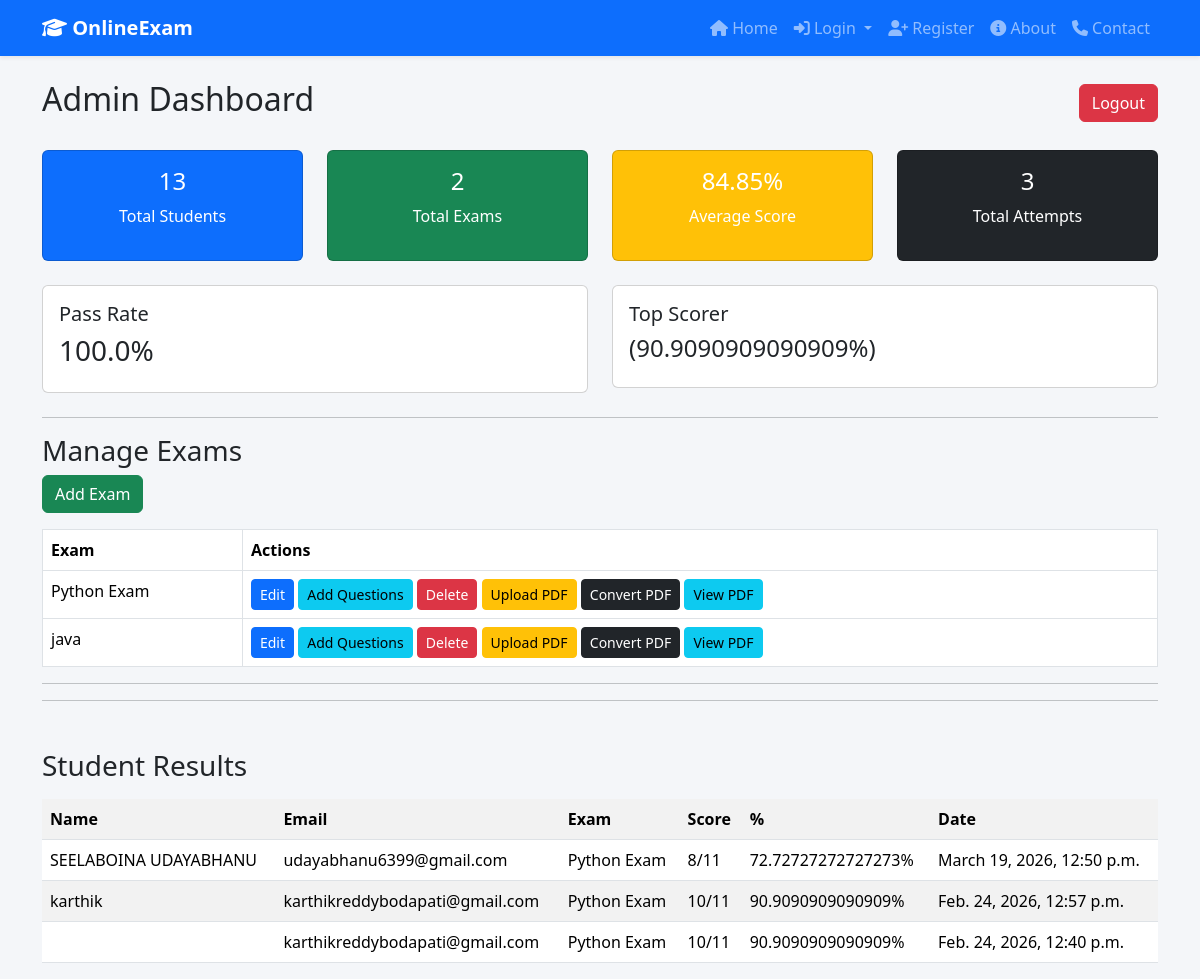
Page /admin_panel/ on the committed database.
### myapp/models.py (models this page shows, shortened)
class Exam(models.Model):
    title = models.CharField(max_length=200)
    description = models.TextField()
    pdf_file = models.FileField(upload_to='exam_pdfs/', null=True, blank=True)

class Result(models.Model):
    username = models.CharField(max_length=100)
    email = models.EmailField()
    exam = models.ForeignKey(Exam, on_delete=models.CASCADE)
    score = models.IntegerField()
    total = models.IntegerField()
    percentage = models.FloatField()
    certificate_id = models.CharField(max_length=50, unique=True, null=True)
    submitted_at = models.DateTimeField(auto_now_add=True)

### myapp/views.py (the view)
# urls.py: path('admin_panel/', views.admin_panel_view, name='admin_panel'),
def admin_panel_view(request):
    total_students = User.objects.count()
    total_exams = Exam.objects.count()
    total_attempts = Result.objects.count()
    avg_score = Result.objects.aggregate(avg=Avg("percentage"))["avg"]
    if avg_score is None:
        avg_score = 0
    passed = Result.objects.filter(percentage__gte=40).count()
    pass_rate = 0
    if total_attempts > 0:
        pass_rate = round((passed / total_attempts) * 100, 2)
    top_result = Result.objects.order_by("-percentage").first()
    top_scorer = None
    if top_result:
        top_scorer = f"{top_result.username} ({top_result.percentage}%)"
    results = Result.objects.select_related("exam").order_by("-submitted_at")
    exams = Exam.objects.all()
    context = {
        "total_students": total_students,
        "total_exams": total_exams,
        "total_attempts": total_attempts,
        "avg_score": round(avg_score, 2),
        "pass_rate": pass_rate,
        "top_scorer": top_scorer,
        "exams": exams,
        "results": results,
    }
    results = Result.objects.select_related("exam").order_by("-submitted_at")
    return render(request, "myapp/admin_panel.html", context)

### templates/myapp/admin_panel.html (shortened to what this page needs)
<!DOCTYPE html>
{% extends 'myapp/base.html' %}
{% block content_block %}
<div class="d-flex justify-content-between align-items-center mb-4">
    <h2>Admin Dashboard</h2>
    <a href="{% url 'admin_logout' %}" class="btn btn-danger">Logout</a>
</div>
<div class="row text-center mb-4">
<div class="col-md-3">
<div class="card bg-primary text-white">
<div class="card-body">
<h4>{{ total_students }}</h4>
<p>Total Students</p>
</div>
</div>
</div>
<div class="col-md-3">
<div class="card bg-success text-white">
<div class="card-body">
<h4>{{ total_exams }}</h4>
<p>Total Exams</p>
</div>
</div>
</div>
<div class="col-md-3">
<div class="card bg-warning text-white">
<div class="card-body">
<h4>{{ avg_score }}%</h4>
<p>Average Score</p>
</div>
</div>
</div>
<div class="col-md-3">
<div class="card bg-dark text-white">
<div class="card-body">
<h4>{{ total_attempts }}</h4>
<p>Total Attempts</p>
</div>
</div>
</div>
</div>
<div class="row mb-4">
<div class="col-md-6">
<div class="card">
<div class="card-body">
<h5>Pass Rate</h5>
<h3>{{ pass_rate }}%</h3>
</div>
</div>
</div>
<div class="col-md-6">
<div class="card">
<div class="card-body">
<h5>Top Scorer</h5>
<h4>
{% if top_scorer %}
{{ top_scorer }}
{% else %}
No attempts yet
{% endif %}
</h4>
</div>
</div>
</div>
</div>
<hr>
<h3>Manage Exams</h3>
<a href="{% url 'add_exam' %}" class="btn btn-success mb-3">Add Exam</a>
<table class="table table-bordered">
<tr>
<th>Exam</th>
<th>Actions</th>
</tr>
{% for exam in exams %}
<tr>
<td>{{ exam.title }}</td>
<td>
    <a href="{% url 'update_exam' exam.id %}" class="btn btn-primary btn-sm">Edit</a>
    <a href="{% url 'add_question' exam.id %}" class="btn btn-info btn-sm">Add Questions</a>
    <a href="{% url 'delete_exam' exam.id %}" class="btn btn-danger btn-sm">Delete</a>
<a href="{% url 'upload_pdf' exam.id %}" class="btn btn-warning btn-sm">Upload PDF</a>
<a href="{% url 'convert_pdf' exam.id %}" class="btn btn-dark btn-sm">
Convert PDF
</a>
{% if exam.pdf_file %}
<a href="{{ exam.pdf_file.url }}" target="_blank" class="btn btn-info btn-sm">
View PDF
</a>
{% else %}
<span class="text-muted">No PDF</span>
{% endif %}
</td>
</tr>
{% endfor %}
</table>
<hr>
<hr>
<h3 class="mt-5">Student Results</h3>
<table class="table table-striped mt-3">
<tr>
<th>Name</th>
<th>Email</th>
<th>Exam</th>
<th>Score</th>
<th>%</th>
<th>Date</th>
</tr>
{% for r in results %}
<tr>
<td>{{ r.username }}</td>
<td>{{ r.email }}</td>
<td>{{ r.exam.title }}</td>
<td>{{ r.score }}/{{ r.total }}</td>
<td>{{ r.percentage }}%</td>
<td>{{ r.submitted_at }}</td>
</tr>
{% endfor %}
</table>
</div>
{% endblock %}

### templates/myapp/base.html (shortened to what this page needs)
<!DOCTYPE html>
<html lang="en">
<head>
    <link href="https://cdn.jsdelivr.net/npm/bootstrap@5.3.2/dist/css/bootstrap.min.css" rel="stylesheet">
    <link rel="stylesheet"
        href="https://cdnjs.cloudflare.com/ajax/libs/font-awesome/6.4.2/css/all.min.css">
</head>
<body>
<nav class="navbar navbar-expand-lg navbar-dark bg-primary shadow-sm">
    <div class="container">
        <a class="navbar-brand" href="/">
            <i class="fas fa-graduation-cap"></i> OnlineExam
        </a>
        <div class="collapse navbar-collapse" id="navbarNav">
            <ul class="navbar-nav ms-auto">
                <li class="nav-item">
                    <a class="nav-link" href="/home/">
                        <i class="fas fa-home"></i> Home
                    </a>
                </li>
                <li class="nav-item dropdown">
                    <a class="nav-link dropdown-toggle"
                    href="#"
                    role="button"
                    data-bs-toggle="dropdown">
                        <i class="fas fa-sign-in-alt"></i> Login
                    </a>
                </li>
                <li class="nav-item">
                    <a class="nav-link" href="/register/">
                        <i class="fas fa-user-plus"></i> Register
                    </a>
                </li>
                <li class="nav-item">
                    <a class="nav-link" href="/about/">
                        <i class="fas fa-info-circle"></i> About
                    </a>
                </li>
                <li class="nav-item">
                    <a class="nav-link" href="/contact/">
                        <i class="fas fa-phone"></i> Contact
                    </a>
                </li>
            </ul>
        </div>
    </div>
</nav>
<div class="container mt-4">
    {% block content_block %}
    {% endblock %}
</body>
</html>

### templates/myapp/base.html (style rules this page uses)
body { background-color: #f4f6f9; }
.navbar-brand { font-weight: 600; font-size: 20px; }
.nav-link { font-weight: 500; }

### rows in the picture
Exam: title "Python Exam"
Exam: title "java"
Result: username "SEELABOINA UDAYABHANU", email "udayabhanu6399@gmail.com", exam "Python Exam", score "8", total "11", percentage "72.72727272727273", submitted_at "March 19, 2026, 12:50 p.m."
Result: username "karthik", email "karthikreddybodapati@gmail.com", exam "Python Exam", score "10", total "11", percentage "90.9090909090909", submitted_at "Feb. 24, 2026, 12:57 p.m."
Result: email "karthikreddybodapati@gmail.com", exam "Python Exam", score "10", total "11", percentage "90.9090909090909", submitted_at "Feb. 24, 2026, 12:40 p.m."

### other values in the picture
{{ total_students }} "13"
{{ total_exams }} "2"
{{ avg_score }} "84.85"
{{ total_attempts }} "3"
{{ pass_rate }} "100.0"
{{ top_scorer }} "(90.9090909090909%)"
